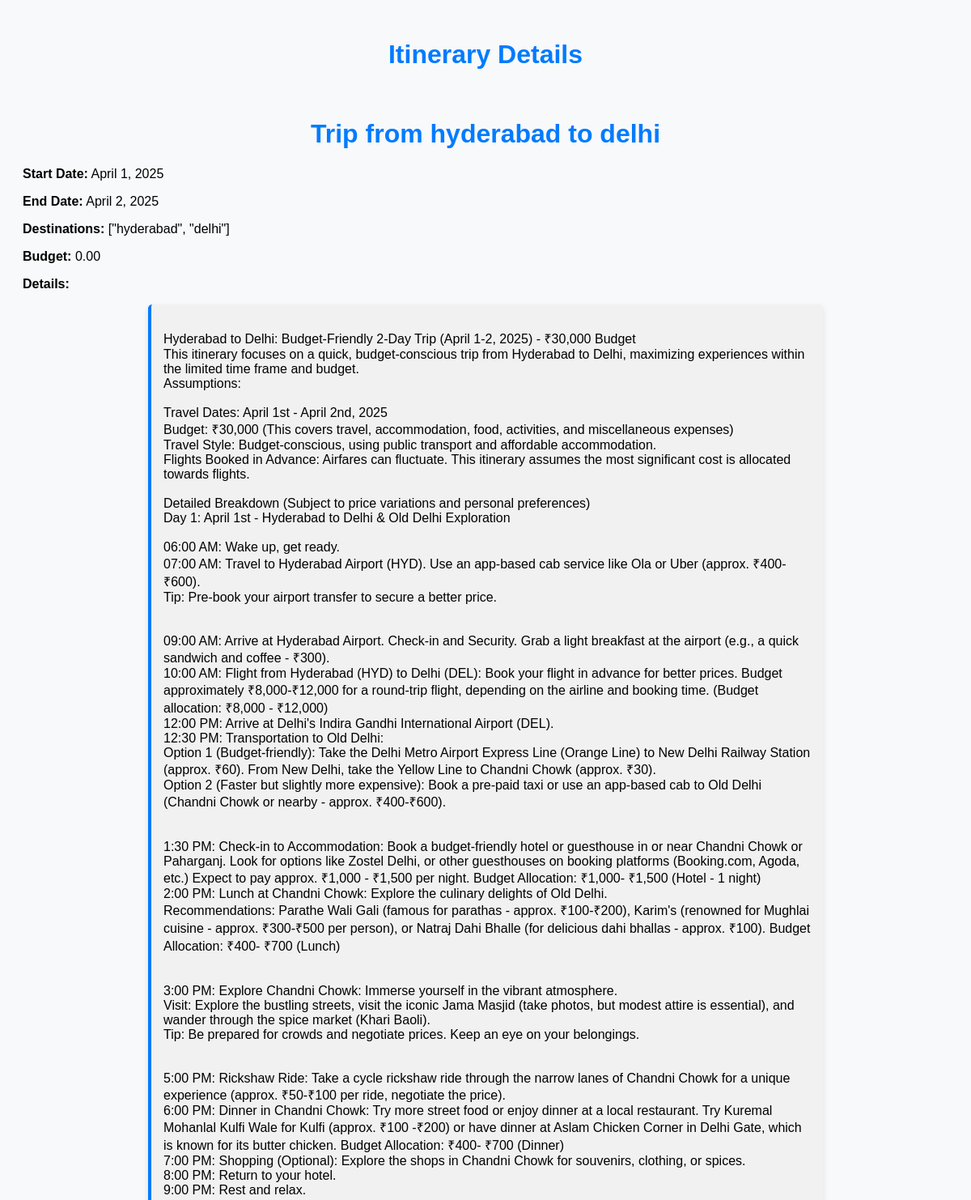
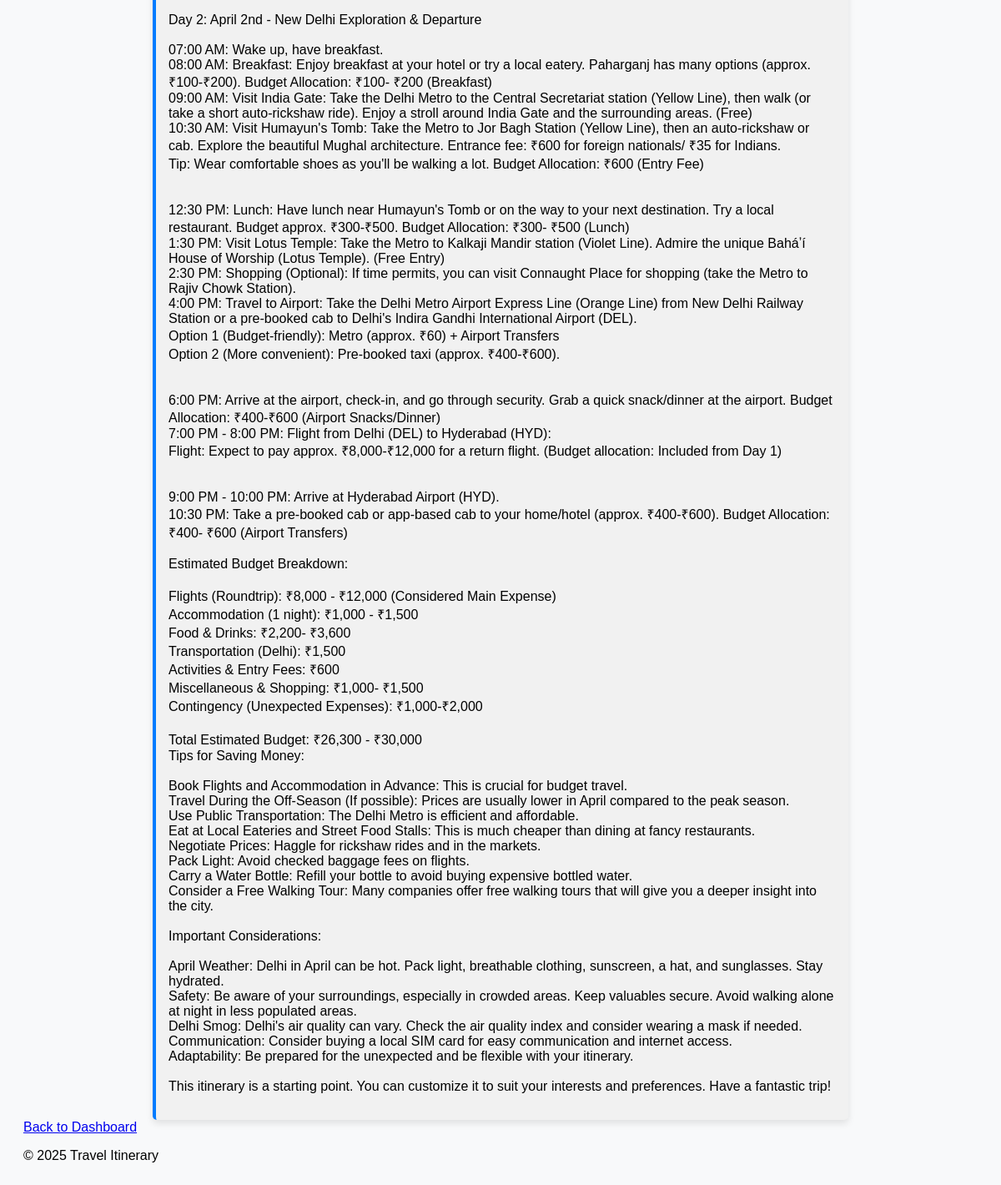
Screenshot of /itinerary/32/ with the database file from the repository (2 pictures, top to bottom).
### itineraries/models.py (models this page shows, shortened)
class Itinerary(models.Model):
    TRAVEL_MODE_CHOICES = [
        ("car", "Car"),
        ("bus", "Bus"),
        ("train", "Train"),
        ("flight", "Flight"),
    ]
    user = models.ForeignKey(User, on_delete=models.CASCADE, related_name='itineraries')
    title = models.CharField(max_length=100)
    start_date = models.DateField()
    end_date = models.DateField()
    travel_mode = models.CharField(
        max_length=10,
        choices=TRAVEL_MODE_CHOICES,
        default="car"
    )
    budget = models.DecimalField(max_digits=10, decimal_places=2, null=True, blank=True)
    destinations = models.TextField()  # Simplified: store as JSON string
    content = models.TextField()       #  AI-generated itinerary text
    created_at = models.DateTimeField(auto_now_add=True)

### itineraries/views.py (the view)
# urls.py: path('itinerary/<int:itinerary_id>/', views.itinerary_detail, name='itinerary_detail'),
def itinerary_detail(request, itinerary_id):
    itinerary = get_object_or_404(Itinerary, id=itinerary_id)
    return render(request, 'itinerary_detail.html', {'itinerary': itinerary})

### itineraries/templates/itinerary_detail.html (shortened to what this page needs)
{% load static %}
<!DOCTYPE html>
<html lang="en">
<head>
    <link rel="stylesheet" href="{% static 'display.css' %}">
</head>
<body>
    <header>
        <h1>Itinerary Details</h1>
        <br>
    </header>
    <main>
        <h1>{{ itinerary.title }}</h1>
        <p><strong>Start Date:</strong> {{ itinerary.start_date }}</p>
        <p><strong>End Date:</strong> {{ itinerary.end_date }}</p>
        <p><strong>Destinations:</strong> {{ itinerary.destinations }}</p>
        <p><strong>Budget:</strong> {{ itinerary.budget }}</p>
        <p><strong>Details:</strong></p>
        <div class="itinerary-box container">
            <p>{{ itinerary.content|linebreaksbr }}</p>
        </div>
        <a href="{% url 'dashboard' %}">Back to Dashboard</a>
    </main>
    <footer>
        <p>&copy; 2025 Travel Itinerary</p>
    </footer>
</body>
</html>

### static/display.css (style rules this page uses)
body { font-family: Arial, sans-serif; background: #f8f9fa; padding: 20px; }
.container { max-width: 800px; margin: auto; background: white; padding: 20px; box-shadow: 0px 4px 8px rgba(0, 0, 0, 0.1); border-radius: 10px; }
h1 { text-align: center; color: #007bff; }
.itinerary-box { background: #f1f1f1; padding: 15px; border-left: 4px solid #007bff; margin-top: 10px; border-radius: 5px; }

### rows the page displays
Itinerary: title "Trip from hyderabad to delhi", start_date "April 1, 2025", end_date "April 2, 2025", destinations "[\"hyderabad\", \"delhi\"]", budget "0.00", content "Hyderabad to Delhi: Budget-Friendly 2-Day Trip (April 1-2, 2025) - ₹30,000 Budget This itinerary focuses on a quick, budget-conscious trip from Hyderabad to Delhi, maximizing experiences within the limited time frame and budget. Assumptions: Travel Dates: April 1st - April 2nd, 2025 Budget: ₹30,000 (This covers travel, accommodation, food, activities, and miscellaneous expenses) Travel Style: Budget-conscious, using public transport and affordable accommodation. Flights Booked in Advance: Airfares can fluctuate. This itinerary assumes the most significant cost is allocated towards flights. Detailed Breakdown (Subject to price variations and personal preferences) Day 1: April 1st - Hyderabad…"
